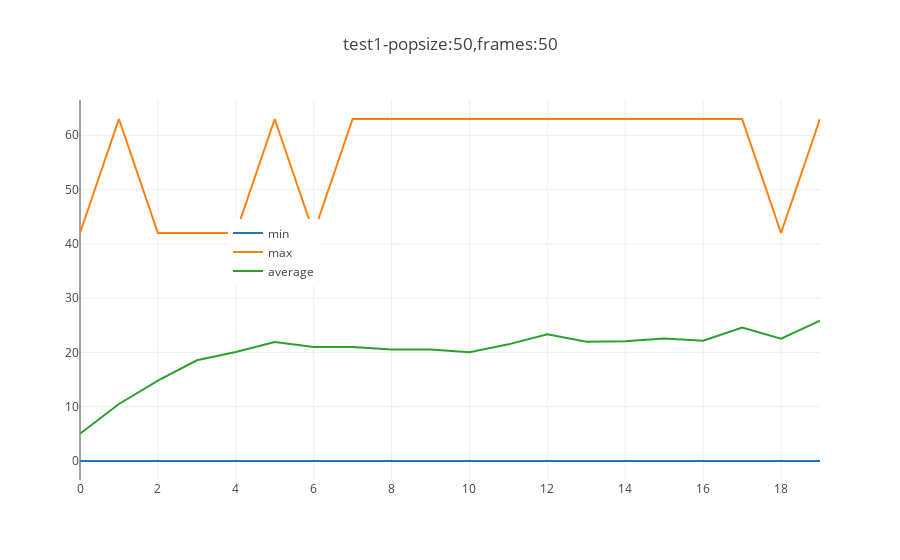

The notebook cell this image was saved under:
### Code cell
"""
test 1
- popsize = 50
- frames = 50
"""



lock = mp.Lock() #create a globle locker

generation = 20 # number of generations
gametitle = 'Assault-v0'
env = gym.make(gametitle)

processes = 6 # how many to run concurrently (4 is best for my local desktop)
frames = 50 #total frames each play
tpopsize = 50 #teamPopSize
rtpopSize = 0 #rTeamPopSize
action=range(env.action_space.n) #action space
rs = 0 #randseed
curr_gap = 0.5 #gap
tgap = 0.5 #tourneyGap
pLearnerD = 0.7 #learner delete
pLearnerA = 0.7 #learner add
pMutation = 0.2 #player mutation rate
pAIT = 0.5 #pActionIsTeam
mts = 5 #maxTeamSize
mps = 96 #maxProgramSize
ppd = 0.5 #pProgramDelete
ppa = 0.5 #pProgramAdd
pps = 1.0 #pProgramSwap
ppm = 1.0 #pProgramMutate
ppit = None #popInit
ar = (0.0, 1.0, 0.05) #actionRange

print("test conditions: ",
     "\ngeneration:",generation,
     "\ngametitle:",gametitle,
     "\nprocesses:",processes,
     "\nframes:",frames,
     "\ntpopsize:",tpopsize,
     "\nrtpopsize:",rtpopSize,
     "\naction:",action,
     "\nrandomseed:",rs,
     "\ncurr_gap:",curr_gap,
     "\ntgap:",tgap,
     "\npLearnerD",pLearnerD,
)

data = []
    
summary = gamebegin(generation,gametitle,processes,frames,action, rs, tpopsize, rtpopSize,
            curr_gap, pLearnerD, pLearnerA, pMutation,
            pAIT, mts, mps,
            ppd, ppa, pps,
            ppm, ppit, tgap,
            ar)
#legend
data.append(go.Scatter(x=[i+1 for i in range(len(summary[1]))],y=[i[0] for i in summary[1]],name='min'))
data.append(go.Scatter(x=[i+1 for i in range(len(summary[1]))],y=[i[1] for i in summary[1]],name='max'))
data.append(go.Scatter(x=[i+1 for i in range(len(summary[1]))],y=[i[2] for i in summary[1]],name='average'))

fig = go.Figure(data=data,layout=go.Layout(showlegend=True,legend={'x':0.2,'y':0.6},title='test1-popsize:50,frames:50'))
iplot(fig)

#time compare
print('Time cost',summary[0])

### Figure 1 — Plotly figure (JSON) as saved in the notebook; plotly's stock layout.template omitted (floating-point values rounded to 4 significant figures)
{"data": [{"name": "min", "type": "scatter", "uid": "4916b79c-ef9f-11e8-beae-7cb0c2481b6f", "x": [0, 1, 2, 3, 4, 5, 6, 7, 8, 9, 10, 11, 12, 13, 14, 15, 16, 17, 18, 19], "y": [0, 0, 0, 0, 0, 0, 0, 0, 0, 0, 0, 0, 0, 0, 0, 0, 0, 0, 0, 0]}, {"name": "max", "type": "scatter", "uid": "4916b79d-ef9f-11e8-beae-7cb0c2481b6f", "x": [0, 1, 2, 3, 4, 5, 6, 7, 8, 9, 10, 11, 12, 13, 14, 15, 16, 17, 18, 19], "y": [42, 63, 42, 42, 42, 63, 42, 63, 63, 63, 63, 63, 63, 63, 63, 63, 63, 63, 42, 63]}, {"name": "average", "type": "scatter", "uid": "4916b79e-ef9f-11e8-beae-7cb0c2481b6f", "x": [0, 1, 2, 3, 4, 5, 6, 7, 8, 9, 10, 11, 12, 13, 14, 15, 16, 17, 18, 19], "y": [5.04, 10.5, 14.8, 18.56, 20.07, 21.91, 21, 21, 20.53, 20.53, 20.02, 21.49, 23.33, 21.95, 22.05, 22.57, 22.17, 24.59, 22.54, 25.85]}], "layout": {"legend": {"x": 0.2, "y": 0.6}, "showlegend": true, "title": "test1-popsize:50,frames:50"}}
